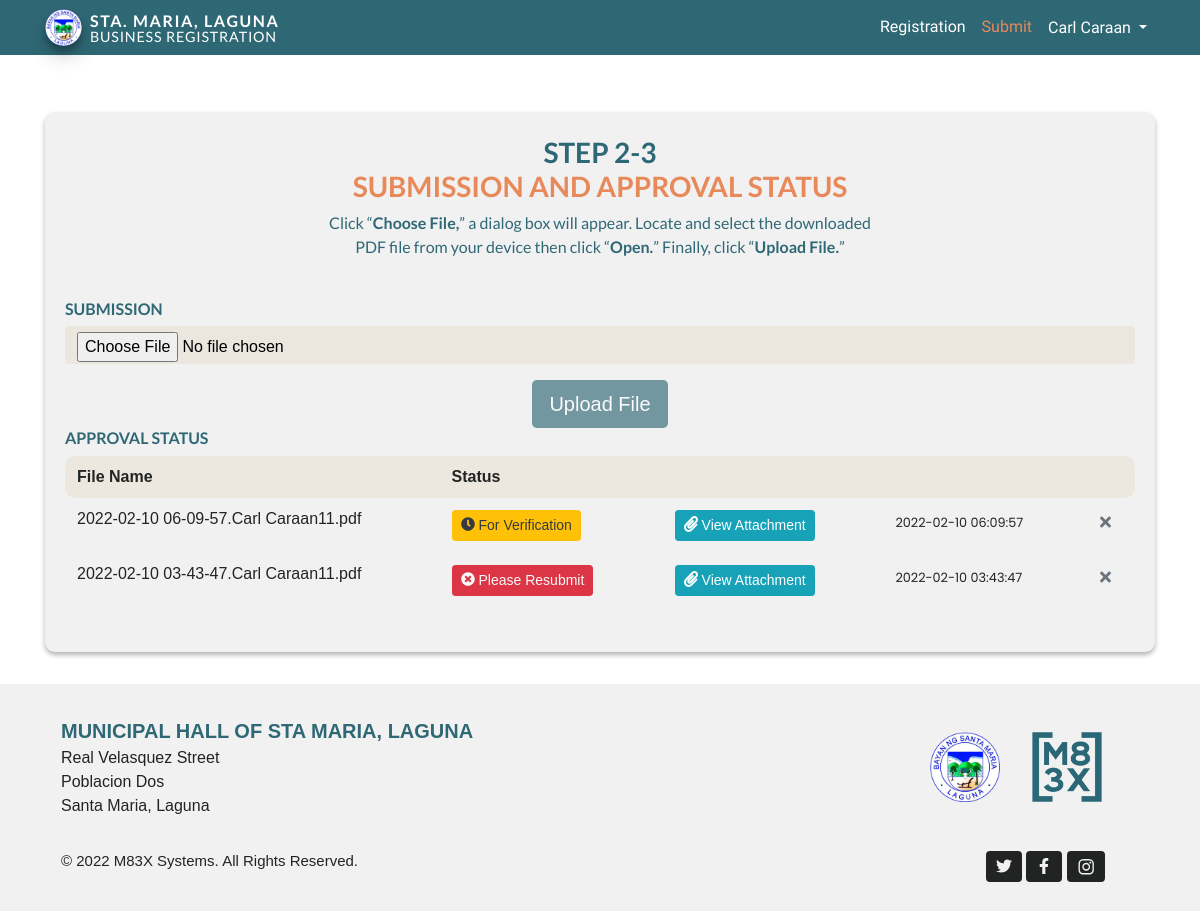
/submit.php (signed in), run on the app's committed database.
### tables this page shows
CREATE TABLE `register_user` (
  `register_user_id` int(11) NOT NULL,
  `first_name` varchar(255) NOT NULL,
  `last_name` varchar(255) NOT NULL,
  `user_name` varchar(250) NOT NULL,
  `user_email` varchar(250) NOT NULL,
  `user_password` varchar(250) NOT NULL,
  `user_activation_code` varchar(250) NOT NULL,
  `user_email_status` enum('not verified','verified') NOT NULL,
  `user_otp` int(11) NOT NULL,
  `user_datetime` timestamp NOT NULL DEFAULT current_timestamp() ON UPDATE current_timestamp(),
  `user_gender` varchar(10) NOT NULL,
  `user_type` varchar(10) NOT NULL DEFAULT 'user',
  `account` varchar(255) NOT NULL DEFAULT 'local'
);

CREATE TABLE `posts` (
  `id` int(11) NOT NULL,
  `added_by` varchar(255) NOT NULL,
  `file_name` varchar(255) NOT NULL,
  `file_size` varchar(255) NOT NULL,
  `date_added` varchar(255) NOT NULL,
  `status` varchar(50) NOT NULL DEFAULT 'For Verification',
  `first_name` varchar(255) NOT NULL,
  `last_name` varchar(255) NOT NULL,
  `deleted` varchar(3) NOT NULL,
  `email` varchar(255) NOT NULL
);

### includes/classes/User.php (called while the page is built, shortened)
<?php
class User {
	private $user;
	private $con;
	public function __construct($con, $user){
		$this->con = $con;
		$user_details_query = mysqli_query($con, "SELECT * FROM register_user WHERE user_name='$user'");
		$this->user = mysqli_fetch_array($user_details_query);
	}
	public function getFirstAndLastName() {
		$username = $this->user['user_name'];
		$query = mysqli_query($this->con, "SELECT first_name, last_name FROM register_user WHERE user_name='$username'");
		$row = mysqli_fetch_array($query);
		return $row['first_name'] . " " . $row['last_name'];
	}
}
?>

### submit.php (the view, shortened to what this page needs)
<?php
require("config/config.php");
include("includes/classes/User.php");
?>
<html>
<head>
	<?php include 'includes/head.php'; ?>
</head>
<body>
	<div id="home" class="offset">
		<header>
			<?php $page = 'submit';
			include 'includes/navbar_user.php'; ?>
			<?php include("includes/form_handlers/pdo_handler.php"); ?>
		</header>
		<?php
		$check_data_query = mysqli_query($con, "SELECT * FROM posts WHERE added_by='$userLoggedIn'");
		if (mysqli_num_rows($check_data_query) >= 2) {
			$disabled_button = "disabled";
		} else {
			$disabled_button = "";
		}
		?>
		<div class="container" id="submit_main_content">
			<div class="card pt-0" id="setting_container">
				<div class="pt-4">
					<h3 class="center mb-0 text-uppercase" id="registration_headings">Step 2-3</h3>
					<h3 class="center text-uppercase" id="setting_headings">Submission and approval status</h3>
					<p class="center mx-2" id="registration_text">
						Click “<strong>Choose File,</strong>” a dialog box will appear. Locate and select the downloaded<br>
						PDF file from your device then click “<strong>Open.</strong>” Finally, click “<strong>Upload File.</strong>”
					</p>
				</div>
				<div class="card-body pt-0">
					<div class="center pt-4">
						<form action="includes/form_handlers/upload_pdf.php" method="POST" enctype="multipart/form-data">
							<h5 class="text-uppercase font-weight-bold text-left" id="registration_text2">Submission</h5>
							<input class="form-control registration-input" type="file" name="file" value="">
							<input class="btn btn-lg mt-3" id="registration_button" type="submit" name="upload" value="Upload File" <?php echo $disabled_button; ?>>
						</form>
					</div>
					<div class="table-responsive">
						<table class="table table-hover">
							<h5 class="text-uppercase font-weight-bold" id="registration_text2">Approval Status</h5>
							<thead>
								<tr id="admin_table_headings">
									<th width="35%">File Name</th>
									<th>Status</th>
									<th></th>
									<th></th>
									<th></th>
								</tr>
							</thead>
							<tbody>
								<?php
								$query = $conn->prepare("SELECT * FROM posts WHERE added_by='$userLoggedIn' ORDER BY id DESC");
								$query->execute();
								$pending = "warning";
								$pending_icon = "<i class='fas fa-exclamation-circle mr-1'></i>";
								$pending_text = "text-dark";
								while ($row = $query->fetch()) {
									if ($row["status"] == "Verified") {
										$pending = "success";
										$pending_icon = "<i class='fas fa-check-circle mr-1'></i>";
										$pending_text = "text-light";
									} else if ($row["status"] == "Please Resubmit") {
										$pending = "danger";
										$pending_icon = "<i class='fas fa-times-circle mr-1'></i>";
										$pending_text = "text-light";
									} else {
										$pending = "warning";
										$pending_icon = "<i class='fas fa-clock mr-1'></i>";
										$pending_text = "text-dark";
									}
								?>
									<tr>
										<td><?php echo $row['file_name'] ?></td>
										<td>
											<span <?php
													if (($row['status'] == "Please Resubmit") || ($row['status'] == "Verified")) echo "data-toggle='modal' data-target='.bd-example-modal-sm'";
													?> class="btn btn-<?php echo $pending; ?> btn-sm <?php echo $pending_text; ?> edit_data" name="edit" id="<?php echo $row['id']; ?>">
												<?php echo $pending_icon . $row["status"]; ?>
											</span>
										</td>
										<td>
											<a class="btn btn-sm btn-info" href="download_pdf.php?file_name=<?php echo $row['file_name'] ?>"><i class="fas fa-paperclip" id="paperclip_icon"></i> View Attachment</a>
										</td>
										<td class="pt-3">
											<small style="font-family: 'Poppins', sans-serif">
												<?php echo $row['date_added'] ?>
											</small>
										</td>
										<td class="pt-3">
											<a id="delete" href="delete_pdf.php?file_name=<?php echo $row['file_name'] ?>"><i class="fas fa-times text-secondary" id="close_icon"></i></a>
										</td>
									</tr>
								<?php } ?>
							</tbody>
						</table>
					</div>
				</div>
			</div>
		</div>
		<?php include 'includes/user_footer.php'; ?>
	</div>
</body>
</html>

### includes/head.php (shortened to what this page needs)
<link rel="stylesheet" href="bootstrap-4.6.0-dist/css/bootstrap.min.css">
<link rel="stylesheet" href="style.css">
<link rel="stylesheet" href="assets/css/fixed.css">
<link rel="stylesheet" href="https://cdnjs.cloudflare.com/ajax/libs/animate.css/4.1.1/animate.min.css">
<link rel="stylesheet" href="https://cdn.jsdelivr.net/npm/flatpickr/dist/flatpickr.min.css">
<link rel="stylesheet" href="https://cdnjs.cloudflare.com/ajax/libs/animate.css/4.1.1/animate.min.css">
<link rel="stylesheet" href="assets/css/owl.carousel.min.css">
<link rel="stylesheet" href="assets/css/owl.theme.default.min.css">
<link rel="stylesheet" href="assets/css/lightbox.css">

### includes/navbar_user.php (shortened to what this page needs)
<?php
if(isset($_SESSION['user_name'])) {
    $userLoggedIn = $_SESSION['user_name'];
}else {
	header("location:login.php");
}
?>
<nav class="navbar navbar-expand-md py-1 fixed-top">
<div class="container">
	<a class="navbar-brand-wrapper" href="userhome.php">
		<div class="logo-container">
			<span class="navbar-brand mx-0 float-left" href="index.php"><img src="assets/images/icons/favicon.png" alt=""></span>
		</div>
		<div class="logo-text-container float-right mt-1 ml-2">
			<h6 class="text-white font-weight-bold mb-0" id="brand-text">Sta. Maria, Laguna</h6>
			<span class="text-white" id="brand-text2">Business Registration</span>
		</div>
	</a>
	<div class="collapse navbar-collapse" id="navbarResponsive">
		<ul class="navbar-nav ml-auto">
			<li class="nav-item">
				<a class="nav-link <?php if($page=='user'){echo 'active';}?>" href="userhome.php">Registration</a>
			</li>
			<li class="nav-item">
				<a class="nav-link <?php if($page=='submit'){echo 'active';}?>" href="submit.php">Submit</a>
			</li>
			<li class="nav-item dropdown">
				<a class="nav-link dropdown-toggle text-white <?php if($page=='settings'){echo 'active';}?>" href="#" role="button" data-toggle="dropdown" aria-haspopup="true" aria-expanded="false" v-pre>
					<span id="navbar_username" class="<?php if($page=='settings'){echo 'active';}?>">
						<?php
							$fullname_obj = new User($con, $userLoggedIn);
							echo $fullname_obj->getFirstAndLastName();
						?>
					</span>
				</a>
			</li>
		</ul>
	</div>
</div>
</nav>

### includes/user_footer.php
<footer>
    <div class="footer_container pt-3 pb-3" id="footer_container">
        <div class="container">
            <div class="row">
                <div class="col-md-5" id="footer_info">
                    <span id="footer_heading">MUNICIPAL HALL OF STA MARIA, LAGUNA</span><br>
                    <span>Real Velasquez Street<br>
                        Poblacion Dos<br>
                        Santa Maria, Laguna<br></span>
                </div>
                <div class="col-4" id="footer_space_between" style="margin:0; padding:0;">
                </div>
                <div class="col-md-3">
                    <div class="row">
                        <div class="col-6 center">
                            <img class="float-right" src="assets/images/footer/logo.png" width="70px" alt="">
                        </div>
                        <div class="col-6 center">
                            <img class="float-left" src="assets/images/footer/m83x_primary.png" id="image2" width="70px" alt="">
                        </div>
                    </div>
                </div>
                <div class="w-100" id="footer_copyright_wrapper">
                    <div class="row">
                        <div class="col-lg-10">
                            <span id="footer_copyright">&copy 2022 M83X Systems. All Rights Reserved.</span>
                        </div>
                        <div class="col-lg-2">
                            <a class="rounded" id="footer_icon_twitter" href="https://www.facebook.com/MayorCindySML" target="_blank"><i class="fab fa-twitter"></i></a>
                            <a class="rounded" id="footer_icon_facebook" href="https://www.facebook.com/MayorCindySML" target="_blank"><i class="fab fa-facebook-f"></i></a>
                            <a class="rounded" id="footer_icon_instagram" href="https://www.facebook.com/MayorCindySML" target="_blank"><i class="fab fa-instagram pt-2" id="instagram_icon"></i></a>
                        </div>
                    </div>
                </div>
            </div>
        </div>
    </div>
</footer>

### style.css (style rules this page uses)
:root { --switch-color: #2f6875; --primary-color: #2f6875; --primary2-color: #2f6875; --secondary-color: #e88959; --main-background: #fff; --textarea: #f0f2f5; --fonts: #f1f1f1; --darkfonts: #222423; --container: #f1f1f2; --card: #dfdfdf; --nav-link: #ece7df; }
* { margin: 0; padding: 0; box-sizing: border-box; outline: none; border: none; text-decoration: none; }
html { scroll-behavior: smooth; }
body { font-family: "Helvetica", sans-serif; -webkit-font-smoothing: antialiased; -moz-osx-font-smoothing: grayscale; overflow-x: hidden; color: var(--darkfonts); background-color: var(--main-background); }
td, th, tr { color: var(--darkfonts); border: none !important; }
h1, h2, h3, h4, h5, h6 { color: var(--darkfonts); }
p { color: var(--darkfonts); }
.center { text-align: center; align-items: center; justify-content: center; }
.card { background-color: var(--container); border-color: var(--card); }
.offset:before { height: 4rem; margin-top: -4rem; content: ""; display: block; }
[class*="col-"] { padding: 1rem; }
#footer_container { background-color: var(--container); width: 100%; }
#footer_heading { font-size: 20px; color: var(--switch-color); font-weight: 700; }
#footer_copyright { font-size: 15px; }
#footer_icon_twitter { padding: 7px 10px 7px 10px; background-color: var(--darkfonts); color: var(--fonts); transition: all 0.2s ease-in; }
#footer_icon_facebook { padding: 7px 13px 7px 13px; background-color: var(--darkfonts); color: var(--fonts); transition: all 0.2s ease-in; }
#footer_icon_instagram { padding: 7px 8px 7px 8px; background-color: var(--darkfonts); transition: all 0.2s ease-in; }
#instagram_icon { color: var(--fonts) !important; transition: all 0.2s ease-in; }
.navbar { background-color: var(--primary-color); transition: background-color 0.5s ease 0s; }
.logo-container, .logo-text-container { display: inline-block; }
#brand-text { font-family: "Lato", sans-serif; line-height: 10px; margin-top: 8px; letter-spacing: 0.1rem; text-transform: uppercase; }
#brand-text2 { letter-spacing: 0.21px; text-transform: uppercase; font-size: 14.3px; font-family: "Lato", sans-serif; letter-spacing: 0.8px; color: #f2f2f2; }
.navbar-brand img { height: 37px; box-shadow: rgba(0, 0, 0, 0.19) 0px 10px 20px 0px, rgba(0, 0, 0, 0.23) 0px 6px 6px 0px; border-radius: 50%; }
.svg-inline--fa.fa-w-14 { color: white; font-size: 1.6rem; }
.navbar-nav .nav-link { font-family: "Raleway", sans-serif; color: white; font-size: 16px; }
.navbar-nav .nav-link.active, .navbar-nav .nav-link:hover { color: var(--secondary-color); transition: all 0.2s ease-in; }
.dropdown { font-family: "Raleway", sans-serif; }
.dropdown-toggle { margin-top: 1px; }
#setting_container { margin-top: 3rem; background-color: var(--container); padding: 1rem 0rem 0.5rem 0rem; border: none; border-radius: 10px; box-shadow: 0px 3px 5px 0px rgba(0, 0, 0, 0.3); -webkit-box-shadow: 0px 3px 5px 0px rgba(0, 0, 0, 0.3); -moz-box-shadow: 0px 3px 5px 0px rgba(0, 0, 0, 0.3); }
#setting_headings { font-weight: 700; color: var(--secondary-color); font-family: "Lato", sans-serif; }
#registration_headings { font-family: "Lato", sans-serif; font-weight: bold; color: var(--primary2-color); }
#registration_text { color: var(--primary2-color); font-family: "Lato", sans-serif; font-size: 16px; }
#registration_text2 { color: var(--switch-color); font-family: "Lato", sans-serif; font-size: 16px; }
#registration_button { background-color: var(--switch-color); color: #fff; }
.registration-input, .registration-input::placeholder, .registration-input:focus { background-color: #ece7de; border: 0; color: #000; }
#close_icon { font-size: 1rem; }
#paperclip_icon { font-size: 1rem; }
#submit_main_content { height: 45.7rem; padding-top: 4rem; padding-bottom: 2rem; }
#admin_table_headings { background-color: var(--nav-link); }
table tr:last-child td:first-child { border-bottom-left-radius: 10px; }
table tr:last-child td:last-child { border-bottom-right-radius: 10px; }
table tr:first-child th:last-child { border-top-right-radius: 10px; border-bottom-right-radius: 10px; }
table tr:first-child th:first-child { border-top-left-radius: 10px; border-bottom-left-radius: 10px; }
@media (max-width: 1439px) { #submit_main_content { height: auto; } }

### assets/css/fixed.css (style rules this page uses)
.row, .container-fluid { margin-left: 0px!important; margin-right: 0px!important; }
.fixed-top { -webkit-backface-visibility: hidden; }

### data on the page
register_user: $fullname_obj->getFirstAndLastName() "Carl Caraan"
posts: file_name "2022-02-10 06-09-57.Carl Caraan11.pdf", status "For Verification", date_added "2022-02-10 06:09:57"
posts: file_name "2022-02-10 03-43-47.Carl Caraan11.pdf", status "Please Resubmit", date_added "2022-02-10 03:43:47"
